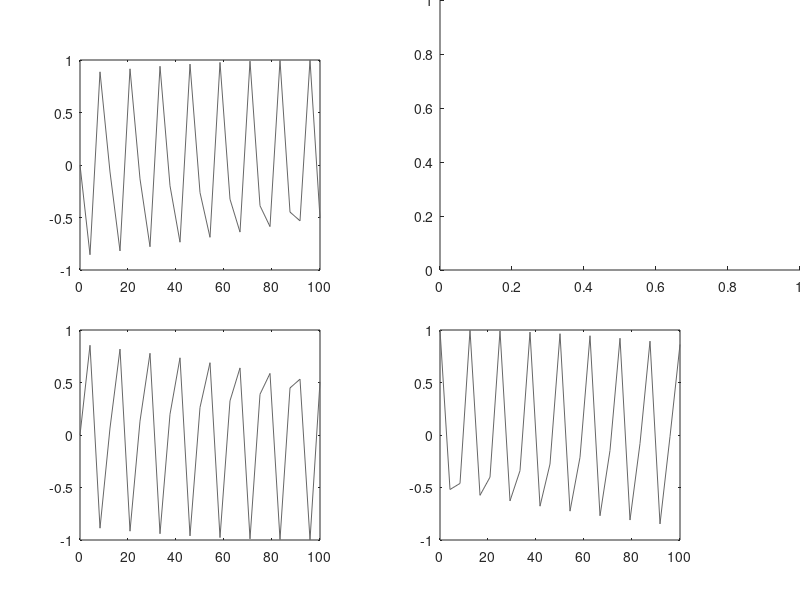

Reproduce this figure in MATLAB. (Note: this script raises an error after producing the figure.)


viddir = 'C:\Users\welte\Downloads\';


xray_dir =  'E:\SOL001B\T0019_SOL001_nrun_pref_barefoot\BVR\c1_74_125_c2_74_125_ss500_250c_20190502_124204_C1S0001000UND\';



colcol = [0.4 0.4 0.4];

close all;
h = figure('Position',[50,50,1500,900]);
hg(1) = axes(h,'Position',[0.1 0.55 0.3 0.35]);
hg(2) = axes(h,'Position',[0.1 0.1 0.3 0.35]);
hg(3) = axes(h,'Position',[0.55 0.1 0.3 0.35]);
him = axes(h,'Position',[0.55 0.55 0.45 0.45]);


% get the length of the trial -> could be from frame markers
npts = 25; % number of points
x_pts = linspace(0,100,npts); % plotting x points

var1 = sin(x_pts); % variable 1
var2 = sin(x_pts+pi()); % variable 2
var3 =  cos(x_pts); % variable 3

% plot 1
plot(hg(1),x_pts,var1,'color',colcol)
set(hg(1),'nextplot','add')
% plot 2
plot(hg(2),x_pts,var2,'color',colcol)
set(hg(2),'nextplot','add')

% plot 3
plot(hg(3),x_pts,var3,'color',colcol)
set(hg(3),'nextplot','add')

list_files = dir([xray_dir '*.tif']);

vid_filename = 'x-ray_graph_video.avi';
% set up the video writing
writerObj = VideoWriter(fullfile(viddir,vid_filename));
writerObj.FrameRate = 10;
open(writerObj);


ct = 1; % in case you are not indexing through frames starting at 1 in the loop

% plot the initial points
h_point(1) = plot(hg(1),x_pts(ct),var1(ct),'marker','o','markerfacecolor',[0.8 0.2 0.2]);
h_point(2) = plot(hg(2),x_pts(ct),var2(ct),'marker','o','markerfacecolor',[0.8 0.2 0.2]);
h_point(3) = plot(hg(3),x_pts(ct),var3(ct),'marker','o','markerfacecolor',[0.8 0.2 0.2]);


for i = 1:npts
    
    %read in the xray image
    im = imread(fullfile(xray_dir,list_files(i).name));
    imagesc(him,rot90(im,0))
    drawnow
    colormap('gray')
    axis image
    axis off
    
    
    % set the point to a new current point
    set(h_point(1),'Xdata',x_pts(ct),'ydata',var1(ct) )
    xlabel(hg(1),'x-value')
    ylabel(hg(1),'Sine wave')
    set(hg(1),'xlim',[min(x_pts)-5, max(x_pts)+5])
    set(hg(2),'ylim',[min(var3)-5, max(var3)+5])
    
    set(h_point(2),'Xdata',x_pts(ct) ,'ydata',var2(ct) )
    xlabel(hg(2),'x-value')
    ylabel(hg(2),'Sine wave displaced')
    set(hg(2),'xlim',[min(x_pts)-5, max(x_pts)+5])
    set(hg(2),'ylim',[min(var3)-5, max(var3)+5])
    
    set(h_point(3),'Xdata',x_pts(ct),'ydata',var3(ct) )
    xlabel(hg(3),'x-value')
    ylabel(hg(3),'Cosine wave')
    set(hg(3),'xlim',[min(x_pts)-5, max(x_pts)+5])
    set(hg(3),'ylim',[min(var3)-5, max(var3)+5])
    % on first iteration, make it look nice
    if ct == 1
        makeNicePlotsFunction
    end
    
    ct = ct + 1;
    drawnow
    
    
    frame = getframe(h);
    writeVideo(writerObj,frame);
    
end


close(writerObj)


